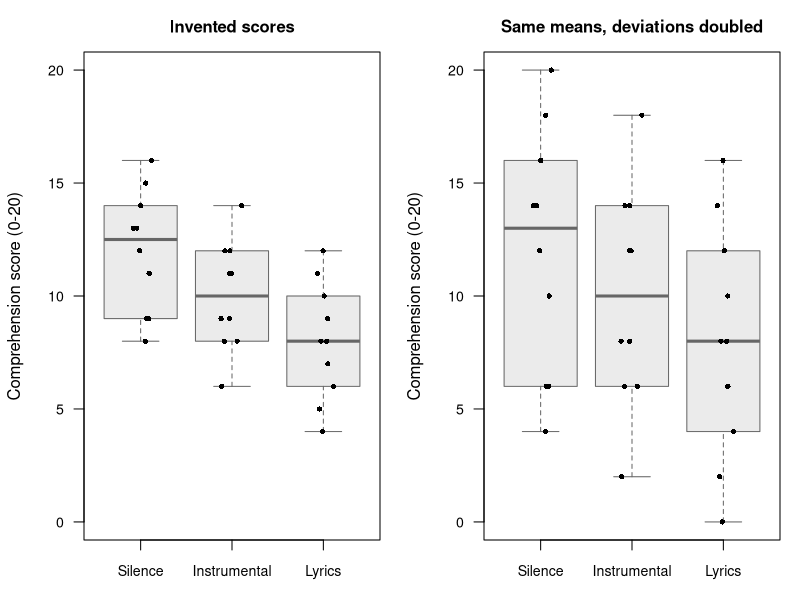
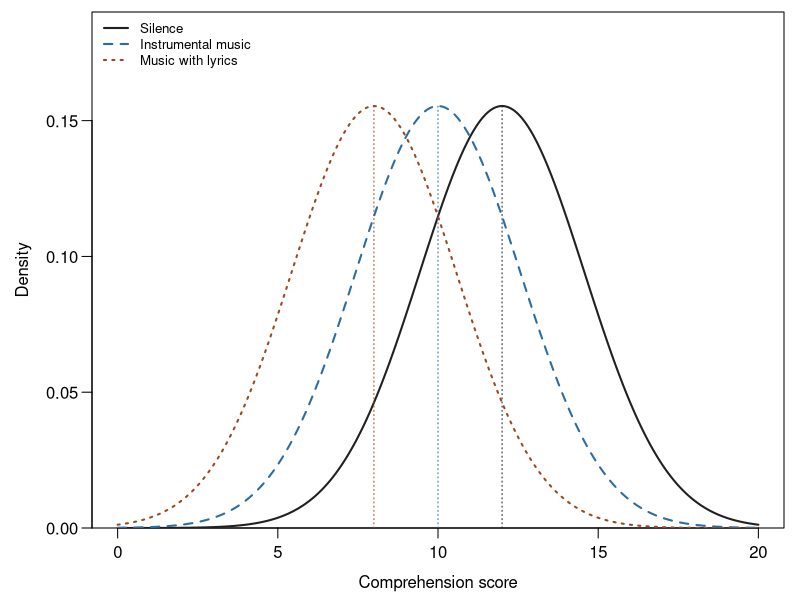
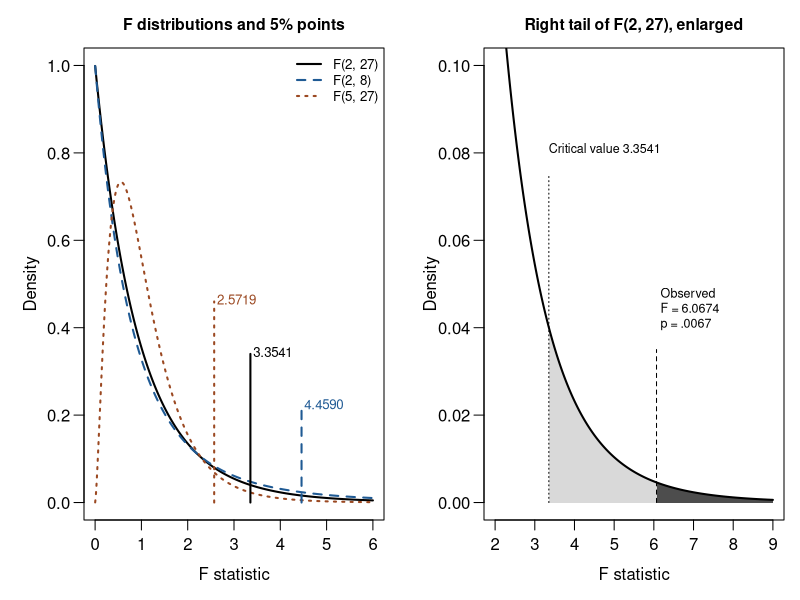
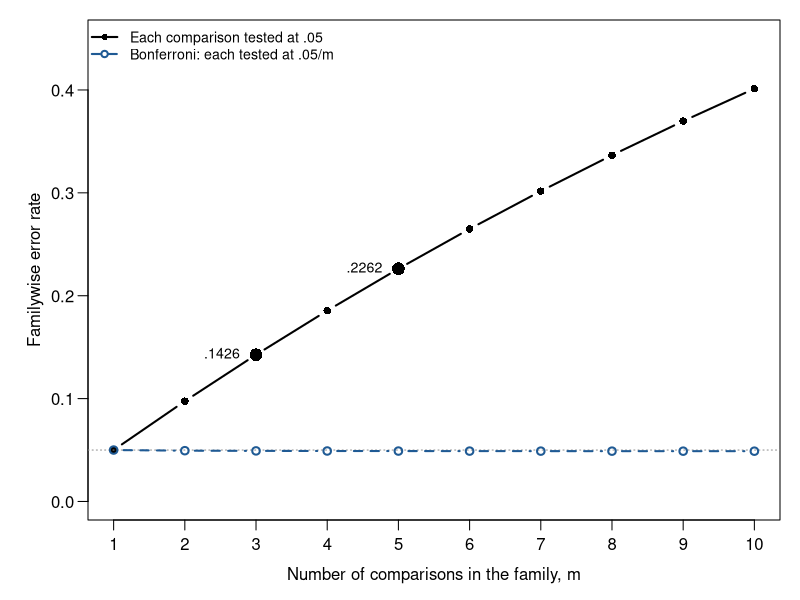
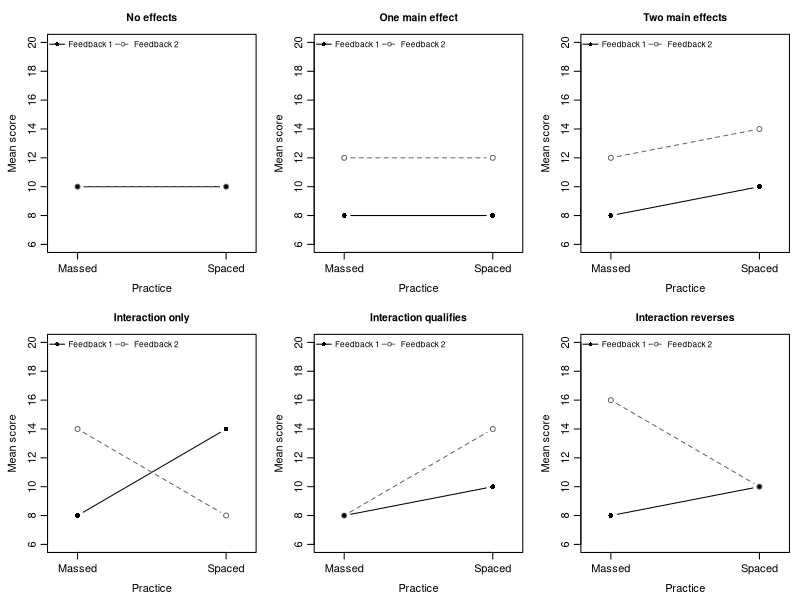
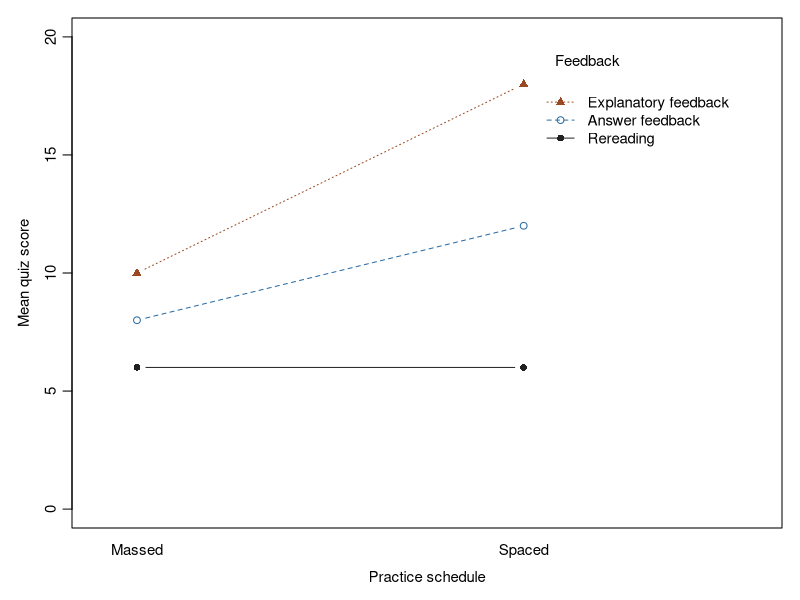
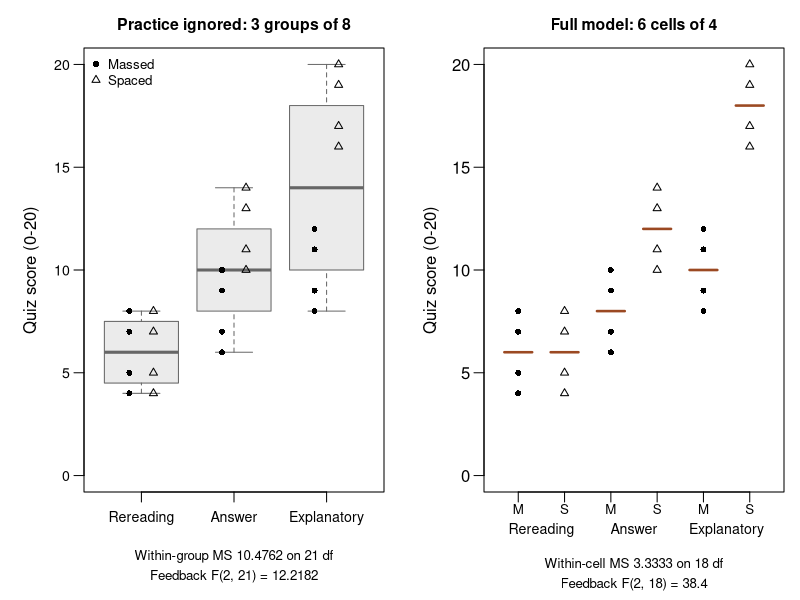
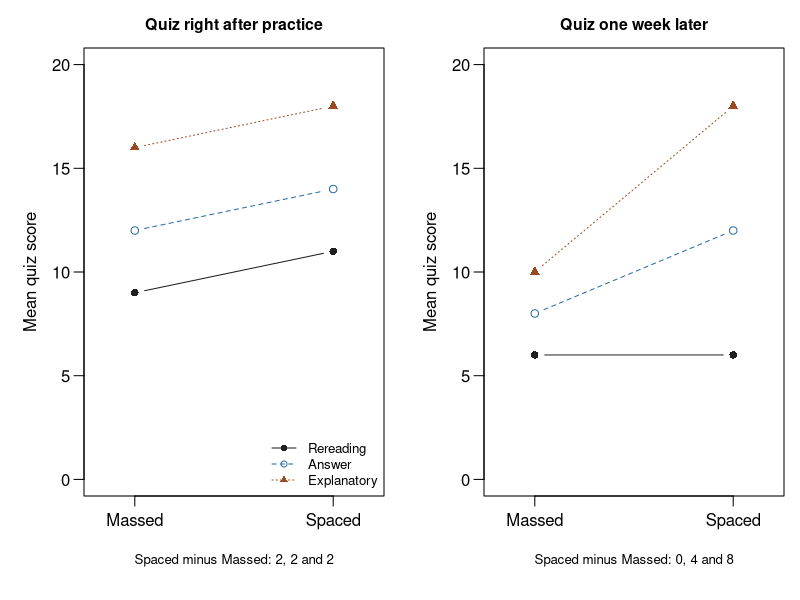

Recreate these plots in R, in order.
## ---- chunk 1
#| label: setup
#| include: false
knitr::opts_chunk$set(echo = FALSE, warning = FALSE, message = FALSE,
  fig.pos = "!ht", collapse = TRUE, comment = "#>")
if (knitr::is_latex_output()) knitr::opts_chunk$set(dev = "cairo_pdf")
# Display helper: round once to four decimals and drop trailing zeros;
# a vector shares the fewest decimals that show every member.
num4 <- function(x) format(round(x, 4), digits = 15, scientific = FALSE,
  trim = TRUE)
sound_levels <- c("Silence", "Instrumental music", "Music with lyrics")
sound_data <- data.frame(
  student = sprintf("S%02d", 1:30),
  sound = factor(rep(sound_levels, each = 10), levels = sound_levels),
  score = c(8, 9, 9, 11, 12, 13, 13, 14, 15, 16,
            6, 8, 8, 9, 9, 11, 11, 12, 12, 14,
            4, 5, 6, 7, 8, 8, 9, 10, 11, 12))
one_way <- aov(score ~ sound, data = sound_data)
feedback_data <- data.frame(
  student = 1:24,
  feedback = factor(rep(c("Rereading", "Answer feedback",
    "Explanatory feedback"), each = 8),
    levels = c("Rereading", "Answer feedback", "Explanatory feedback")),
  practice = factor(rep(rep(c("Massed", "Spaced"), each = 4), 3),
    levels = c("Massed", "Spaced")),
  score = c(4, 5, 7, 8, 4, 5, 7, 8,
    6, 7, 9, 10, 10, 11, 13, 14,
    8, 9, 11, 12, 16, 17, 19, 20))
full_fit <- aov(score ~ feedback * practice, data = feedback_data)
# The three-way study of Section 4.7: the 24 students above, quizzed one
# week after practice, and 24 more quizzed right after practice, whose
# cells lie at their means minus 2, minus 1, plus 1 and plus 2.
right_after_scores <- rep(c(9, 11, 12, 14, 16, 18), each = 4) +
  rep(c(-2, -1, 1, 2), 6)
timing_data <- rbind(
  data.frame(feedback_data, timing = "One week later"),
  data.frame(student = 25:48, feedback = feedback_data$feedback,
    practice = feedback_data$practice, score = right_after_scores,
    timing = "Right after practice"))
timing_data$timing <- factor(timing_data$timing,
  levels = c("Right after practice", "One week later"))
three_fit <- aov(score ~ feedback * practice * timing, data = timing_data)
## ---- chunk 2
#| label: ch04-oneway-check
#| include: false
# Stops the render if a printed one-way anchor no longer matches its data.
f4 <- function(x) sprintf("%.4f", x)
one_way_table <- anova(one_way)
welch_check <- oneway.test(score ~ sound, data = sound_data,
  var.equal = FALSE)
tukey_check <- TukeyHSD(one_way, which = "sound")$sound
two_groups <- droplevels(subset(sound_data, sound != "Instrumental music"))
t_two <- t.test(score ~ sound, data = two_groups, var.equal = TRUE)
group_mean <- ave(sound_data$score, sound_data$sound)
doubled_check <- anova(aov(score ~ sound, data = transform(sound_data,
  score = group_mean + 2 * (score - group_mean))))
stopifnot(
  f4(tapply(sound_data$score, sound_data$sound, sd)) ==
    c("2.7080", "2.4037", "2.5820"),
  f4(one_way_table$`F value`[1]) == "6.0674",
  f4(one_way_table$`Pr(>F)`[1]) == "0.0067",
  f4(one_way_table$`Mean Sq`[2]) == "6.5926",
  f4(c(welch_check$statistic, welch_check$parameter[2],
    welch_check$p.value)) == c("5.5144", "17.9561", "0.0136"),
  f4(tukey_check[, "lwr"]) == c("-4.8470", "-6.8470", "-4.8470"),
  f4(tukey_check[, "upr"]) == c("0.8470", "-1.1530", "0.8470"),
  f4(tukey_check[, "p adj"]) == c("0.2085", "0.0047", "0.2085"),
  f4(c(t_two$statistic, t_two$p.value)) == c("3.3806", "0.0033"),
  f4(c(doubled_check$`F value`[1], doubled_check$`Pr(>F)`[1])) ==
    c("1.5169", "0.2375"))
# Anchors of the what-moves-F table, the F-reference figure, the
# familywise figure, the printed family critical values and the
# practice-ignored display.
gm <- ave(sound_data$score, sound_data$sound)
halved <- transform(sound_data, score = score - (gm - 10) / 2)
halved_tab <- anova(aov(score ~ sound, data = halved))
v <- tapply(sound_data$score, sound_data$sound, var)
F_twenty <- (20 * 8 / 2) / (19 * sum(v) / 57)
critical <- c(qt(.975, 27), qt(1 - .05 / 4, 27), sqrt(2 * qf(.95, 2, 27)))
F_crit <- c(qf(.95, 2, 27), qf(.95, 2, 8), qf(.95, 5, 27))
m <- 1:10
se_pair <- sqrt(178 / 27 * (1 / 10 + 1 / 10))
ignore_tab <- anova(aov(score ~ feedback, data = feedback_data))
stopifnot(
  f4(c(halved_tab$`Mean Sq`[1], halved_tab$`F value`[1],
    halved_tab$`Pr(>F)`[1])) == c("10.0000", "1.5169", "0.2375"),
  f4(c(F_twenty, 160 / (160 + 19 * sum(v)))) == c("12.1348", "0.2986"),
  pf(F_twenty, 2, 57, lower.tail = FALSE) < .0001,
  f4(critical) == c("2.0518", "2.3734", "2.5900"),
  f4(c(-2, -4) - critical[2] * se_pair) == c("-4.7253", "-6.7253"),
  f4(c(-2, -4) + critical[2] * se_pair) == c("0.7253", "-1.2747"),
  f4(F_crit) == c("3.3541", "4.4590", "2.5719"),
  f4(1 - (1 - .05)^c(3, 5)) == c("0.1426", "0.2262"),
  all(1 - (1 - .05 / m)^m <= .05 + 1e-12),
  f4(c(ignore_tab$`Mean Sq`[2], ignore_tab$`F value`[1],
    ignore_tab$`Pr(>F)`[1])) == c("10.4762", "12.2182", "0.0003"),
  f4(tapply(feedback_data$score, feedback_data$feedback, sd)) ==
    c("1.6903", "2.7255", "4.5981"),
  f4(258 / 29) == "8.8966")
# Anchors of Sections 2.1, 2.3, 4.5 and 4.7: the pairwise-test rate, the
# model figure's SD, the declared contrast's interval, the three-way
# cell means and the entries of the side-by-side table.
three_tab <- anova(three_fit)
two_tab <- anova(full_fit)
se_dd <- sqrt(60 / 18 * (1 / 4 + 1 / 4 + 1 / 4 + 1 / 4))
se_simple <- sqrt(60 / 18 * (1 / 4 + 1 / 4))
t18 <- qt(.975, 18)
stopifnot(
  f4(1 - ptukey(qt(.975, 27) * sqrt(2), 3, 27)) == "0.1193",
  f4(sqrt(178 / 27)) == "2.5676",
  f4(c(se_dd, t18, 4 - t18 * se_dd, 4 + t18 * se_dd)) ==
    c("1.8257", "2.1009", "0.1643", "7.8357"),
  f4(c(4 - t18 * se_simple, 4 + t18 * se_simple)) ==
    c("1.2877", "6.7123"),
  identical(as.vector(with(timing_data,
    tapply(score, list(feedback, practice, timing), mean))),
    c(9, 12, 16, 11, 14, 18, 6, 8, 10, 6, 12, 18)),
  f4(tapply(timing_data$score, timing_data$timing, mean)) ==
    c("13.3333", "10.0000"),
  isTRUE(all.equal(two_tab$`Sum Sq`, c(256, 96, 64, 60))),
  two_tab$Df == c(2, 1, 2, 18),
  f4(two_tab$`F value`[1:3]) == c("38.4000", "28.8000", "9.6000"),
  three_tab$Df == c(2, 1, 1, 2, 2, 1, 2, 36),
  f4(three_tab$`Sum Sq`) == c("450.6667", "108.0000", "133.3333",
    "32.0000", "2.6667", "12.0000", "32.0000", "120.0000"),
  f4(sum(three_tab$`Sum Sq`)) == "890.6667",
  f4(three_tab$`Mean Sq`) == c("225.3333", "108.0000", "133.3333",
    "16.0000", "1.3333", "12.0000", "16.0000", "3.3333"),
  f4(three_tab$`F value`[1:7]) == c("67.6000", "32.4000", "40.0000",
    "4.8000", "0.4000", "3.6000", "4.8000"),
  all(three_tab$`Pr(>F)`[1:3] < .0001),
  f4(three_tab$`Pr(>F)`[4:7]) == c("0.0142", "0.6733", "0.0658", "0.0142"))
# Anchors of tbl-ch04-multiway: the familywise rate at seven tests, the
# counts of rows, cells and error df, and the df of the four-way rows.
k <- 2:4
cells <- c(6, 12, 24)
four_df <- c(2, 1, 1, 1, 2, 2, 2, 1, 1, 1, 2, 2, 2, 1, 2)
stopifnot(
  f4(1 - (1 - .05)^7) == "0.3017",
  2^k - 1 == c(3, 7, 15),
  4 * cells - cells == c(18, 36, 72),
  sum(four_df) == 24 - 1, length(four_df) == 15,
  choose(12, 2) == 66)
## ---- chunk 3
#| label: fig-ch04-separation-spread
#| fig-cap: "The idea of ANOVA: the same group means with different within-group spread. Left: the thirty invented scores. Right: a constructed version in which every score's distance from its group mean is doubled, so the group means and counts are unchanged, although the medians that the boxes mark can shift. Boxes show each group's median and middle half; each point is a student, jittered sideways so that equal scores stay visible."
#| fig-alt: "Two panels of vertical boxplots with jittered points for Silence, Instrumental music and Music with lyrics, on a 0 to 20 score axis. In the left panel the invented scores span 4 to 16, with medians 12.5, 10 and 8. In the right panel every deviation from the group mean is doubled, so the scores span 0 to 20, the boxes are about twice as tall and the Silence median moves to 13, while the group means stay at 12, 10 and 8."
#| fig-width: 7
#| fig-height: 3.4
#| out-width: 100%
group_mean <- ave(sound_data$score, sound_data$sound)
doubled <- transform(sound_data,
  score = group_mean + 2 * (score - group_mean))
panel <- function(dat, title) {
  boxplot(score ~ sound, data = dat, ylim = c(0, 20), las = 1,
    names = c("Silence", "Instrumental", "Lyrics"),
    col = "grey92", border = "grey40", xlab = "", cex.axis = .85,
    ylab = "Comprehension score (0-20)", main = title)
  set.seed(12345)
  stripchart(score ~ sound, data = dat, vertical = TRUE,
    method = "jitter", jitter = .12, pch = 16, cex = .7,
    add = TRUE)
}
par(mfrow = c(1, 2), mar = c(3, 4.2, 2.6, 1), cex.main = 1)
panel(sound_data, "Invented scores")
panel(doubled, "Same means, deviations doubled")
par(mfrow = c(1, 1))
## ---- chunk 4
#| label: fig-ch04-model
#| fig-cap: "The one-way model for the background-sound study: the scores of each condition vary Normally around that condition's model mean, with one spread common to all three. The curves are drawn at the observed means 12, 10 and 8 with the common SD estimated by the square root of the within-group mean square, 2.5676."
#| fig-alt: "Three bell-shaped Normal curves of identical width on a comprehension-score axis from 0 to 20, centred at 8 for Music with lyrics, 10 for Instrumental music and 12 for Silence, each marked at its centre by a dotted line, with a legend naming the three conditions; the curves overlap widely."
#| fig-width: 7
#| fig-height: 2.3
#| out-width: 100%
sd_common <- sqrt(178 / 27)
centre <- c(12, 10, 8)
curve_col <- c("#202020", "#2B6CA3", "#9B4922")
xs <- seq(0, 20, length.out = 400)
par(mar = c(3.6, 4.6, .6, .8), mgp = c(2.2, .7, 0))
plot(NA, xlim = c(0, 20), ylim = c(0, .19), las = 1, yaxs = "i",
  xlab = "Comprehension score", ylab = "")
title(ylab = "Density", line = 3)
for (g in 1:3) {
  lines(xs, dnorm(xs, centre[g], sd_common), lwd = 2, lty = g,
    col = curve_col[g])
  segments(centre[g], 0, centre[g], dnorm(0, 0, sd_common),
    lty = 3, col = curve_col[g])
}
legend("topleft", c("Silence", "Instrumental music", "Music with lyrics"),
  lwd = 2, lty = 1:3, col = curve_col, bty = "n", cex = .8)
## ---- chunk 5
#| label: fig-ch04-f-reference
#| fig-cap: "F distributions and the one-way statistic. Left: three F distributions, each indexed by its numerator and denominator df; a vertical mark in each curve's colour and line type, labelled with its value, shows the point beyond which 5% of that distribution lies. Right: the right tail of F(2, 27), enlarged. The shaded areas together are the .05 beyond the critical value 3.3541; the dark area beyond the observed statistic 6.0674 is the p-value, .0067."
#| fig-alt: "Left panel, titled F distributions and 5% points: three right-skewed density curves over F values from 0 to 6. F(2, 27) and F(2, 8) both start near 1 at zero and decline almost together, F(2, 8) with a slightly heavier right tail; F(5, 27) rises from zero to a peak of about 0.73 near 0.6 and then declines. A labelled vertical mark in each curve's colour and line type stands at its 5% point: 2.5719 for F(5, 27), 3.3541 for F(2, 27) and 4.4590 for F(2, 8), so the heavier tail of F(2, 8) shows as a mark further to the right. Right panel: the F(2, 27) density from 2 to 9 on a vertical scale enlarged to 0.10. A dotted line marks the critical value 3.3541 and the area to its right is shaded light grey; a dashed line marks the observed F = 6.0674, and the dark area to its right is labelled p = .0067."
#| fig-width: 7
#| fig-height: 3.3
#| out-width: 100%
F_obs <- summary(one_way)[[1]][1, "F value"]
F_crit <- qf(.95, 2, 27)
df_pairs <- list(c(2, 27), c(2, 8), c(5, 27))
curve_col <- c("black", "#1F5A94", "#9B4922")
crit <- sapply(df_pairs, function(d) qf(.95, d[1], d[2]))
mark_top <- c(.34, .22, .46)
par(mfrow = c(1, 2), mar = c(4, 4.2, 2.4, .8), cex.main = .95)
xx <- seq(.001, 6, length.out = 600)
plot(NA, xlim = c(0, 6), ylim = c(0, 1), las = 1, xlab = "F statistic",
  ylab = "Density", main = "F distributions and 5% points")
for (k in 1:3) lines(xx, df(xx, df_pairs[[k]][1], df_pairs[[k]][2]),
  lwd = 2, lty = k, col = curve_col[k])
segments(crit, 0, crit, mark_top, lwd = 2, lty = 1:3, col = curve_col)
text(crit + .06, mark_top, num4(crit), adj = c(0, .3),
  col = curve_col, cex = .8)
legend("topright", lwd = 2, lty = 1:3, col = curve_col, bty = "n",
  cex = .8, sprintf("F(%d, %d)", sapply(df_pairs, `[`, 1),
    sapply(df_pairs, `[`, 2)))
xt <- seq(2, 9, length.out = 400)
plot(xt, df(xt, 2, 27), type = "n", ylim = c(0, .1), las = 1,
  xlab = "F statistic", ylab = "Density",
  main = "Right tail of F(2, 27), enlarged")
t1 <- seq(F_crit, 9, length.out = 200)
polygon(c(F_crit, t1, 9), c(0, df(t1, 2, 27), 0), col = "grey85",
  border = NA)
t2 <- seq(F_obs, 9, length.out = 200)
polygon(c(F_obs, t2, 9), c(0, df(t2, 2, 27), 0), col = "grey30",
  border = NA)
lines(xt, df(xt, 2, 27), lwd = 2)
segments(c(F_crit, F_obs), 0, c(F_crit, F_obs), c(.075, .035),
  lty = c(3, 2))
text(F_crit, .08, paste("Critical value", num4(F_crit)), adj = c(0, 0),
  cex = .75)
text(F_obs + .1, .04, sprintf("Observed\nF = %s\np = .0067", num4(F_obs)),
  adj = c(0, 0), cex = .75)
par(mfrow = c(1, 1))
## ---- chunk 6
#| label: fig-ch04-familywise
#| fig-cap: "The familywise error rate for m hypothetical independent comparisons whose null hypotheses are all true, each tested at .05 (upper line) or at Bonferroni's .05/m (lower line)."
#| fig-alt: "Two lines over the number of comparisons m, from 1 to 10. The upper line, each comparison tested at .05, rises from .05 at m = 1 through .0975 and .1426, marked at m = 3, and .1855 and .2262, marked at m = 5, to .4013 at m = 10. The lower line, Bonferroni's allocation of .05/m to each comparison, stays just below a dotted reference line at .05 for every m."
#| fig-width: 7
#| fig-height: 2.5
#| out-width: 100%
m <- 1:10
each <- 1 - (1 - .05)^m
bonferroni <- 1 - (1 - .05 / m)^m
par(mar = c(4, 4.4, 1, 1))
plot(m, each, type = "b", pch = 16, lwd = 2, ylim = c(0, .45), las = 1,
  xaxt = "n", xlab = "Number of comparisons in the family, m",
  ylab = "Familywise error rate")
axis(1, at = m)
abline(h = .05, col = "grey55", lty = 3)
lines(m, bonferroni, type = "b", pch = 1, lwd = 2, lty = 2,
  col = "#1F5A94")
points(c(3, 5), each[c(3, 5)], pch = 16, cex = 1.7)
text(c(3, 5), each[c(3, 5)], sub("^0", "", num4(each[c(3, 5)])),
  pos = 2, offset = .8, cex = .85)
legend("topleft", c("Each comparison tested at .05",
  "Bonferroni: each tested at .05/m"),
  pch = c(16, 1), lty = 1:2, lwd = 2, col = c("black", "#1F5A94"),
  bty = "n", cex = .85)
## ---- chunk 7
#| label: fig-ch04-interaction-patterns
#| fig-cap: "Six useful schematic patterns of cell means, illustrating main effects and interactions. The two lines are two levels of a feedback factor; the drawings illustrate averages and changing differences, without significance claims."
#| fig-alt: "Six panels. No effects: Feedback 1 and Feedback 2 coincide as one flat line at 10. One main effect: two separated flat lines at 8 and 12. Two main effects: parallel rising lines. Interaction only: crossing lines with equal marginal means. Interaction qualifies: both lines rise from 8, Feedback 2 more steeply. Interaction reverses: Feedback 1 rises from 8 to 10 while Feedback 2 falls from 16 to 10."
#| fig-width: 7
#| fig-height: 3.9
#| out-width: 100%
patterns <- list(
  "No effects" = matrix(c(10, 10, 10, 10), 2, byrow = TRUE),
  "One main effect" = matrix(c(8, 8, 12, 12), 2, byrow = TRUE),
  "Two main effects" = matrix(c(8, 10, 12, 14), 2, byrow = TRUE),
  "Interaction only" = matrix(c(8, 14, 14, 8), 2, byrow = TRUE),
  "Interaction qualifies" = matrix(c(8, 10, 8, 14), 2, byrow = TRUE),
  "Interaction reverses" = matrix(c(8, 10, 16, 10), 2, byrow = TRUE))
par(mfrow = c(2, 3), mar = c(3.6, 3.6, 2.6, .8), mgp = c(2.2, .7, 0))
for (nm in names(patterns)) {
  matplot(1:2, t(patterns[[nm]]), type = "b", pch = c(16, 1),
    lty = c(1, 2), col = c("black", "grey40"),
    ylim = c(6, 20), xlim = c(.85, 2.15), xaxt = "n",
    xlab = "Practice", ylab = "Mean score", main = nm)
  axis(1, at = 1:2, labels = c("Massed", "Spaced"))
  legend("topleft", c("Feedback 1", "Feedback 2"), pch = c(16, 1),
    lty = c(1, 2), col = c("black", "grey40"), bty = "n",
    cex = .75, horiz = TRUE, x.intersp = .5)
}
par(mfrow = c(1, 1))
## ---- chunk 8
#| label: fig-ch04-cell-means
#| fig-cap: "Quiz cell means across practice schedules in the full 3 × 2 example. Each line joins means of different students; the schedule differences are 0, 4 and 8 points."
#| fig-alt: "Rereading stays at 6 from Massed to Spaced practice. Answer feedback rises from 8 to 12. Explanatory feedback rises from 10 to 18. The nonparallel lines show that the schedule comparison changes across feedback conditions."
#| fig-width: 7
#| fig-height: 3.1
#| out-width: 100%
par(mar = c(4, 4, 1, 1), cex = .9)
with(feedback_data,
  interaction.plot(practice, feedback, score, type = "b",
    pch = c(16, 1, 17), lty = 1:3,
    col = c("#202020", "#2B6CA3", "#9B4922"),
    xlab = "Practice schedule", ylab = "Mean quiz score",
    trace.label = "Feedback", ylim = c(0, 20)))
## ---- chunk 9
#| label: fig-ch04-ignore-practice
#| fig-cap: "The 24 feedback-by-practice scores analysed two ways. Left: practice is left out, so each feedback condition is one group of eight; filled circles mark Massed and triangles Spaced students. Right: the six cells of the full model, with a bar at each cell mean. Leaving practice out moves the practice and interaction variation into the within-group term."
#| fig-alt: "Two panels on a 0 to 20 quiz-score axis. Left: three boxplots of eight scores each. Rereading runs from 4 to 8, its Massed and Spaced scores identical; Answer feedback runs from 6 to 14; Explanatory feedback runs from 8 to 20, its Massed scores 8 to 12 and Spaced scores 16 to 20 forming two clusters. Beneath it: within-group MS 10.4762 on 21 df, feedback F(2, 21) = 12.2182. Right: the same scores in six cells of four, each spanning four points around its cell mean: 6 and 6 for Rereading, 8 and 12 for Answer feedback, 10 and 18 for Explanatory feedback, Massed then Spaced. Beneath it: within-cell MS 3.3333 on 18 df, feedback F(2, 18) = 38.4."
#| fig-width: 7
#| fig-height: 3.9
#| out-width: 100%
short <- c("Rereading", "Answer", "Explanatory")
symbol <- ifelse(feedback_data$practice == "Massed", 16, 2)
par(mfrow = c(1, 2), mar = c(5.4, 4.2, 2.4, .8), cex.main = .95)
boxplot(score ~ feedback, data = feedback_data, ylim = c(0, 20), las = 1,
  names = short, col = "grey92", border = "grey40", cex.axis = .85,
  xlab = "", ylab = "Quiz score (0-20)",
  main = "Practice ignored: 3 groups of 8")
points(as.integer(feedback_data$feedback) +
    ifelse(feedback_data$practice == "Massed", -.13, .13),
  feedback_data$score, pch = symbol, cex = .8)
legend("topleft", c("Massed", "Spaced"), pch = c(16, 2), bty = "n",
  cex = .8)
mtext("Within-group MS 10.4762 on 21 df", side = 1, line = 2.6, cex = .8)
mtext("Feedback F(2, 21) = 12.2182", side = 1, line = 3.6, cex = .8)
cell <- interaction(feedback_data$practice, feedback_data$feedback)
cell_mean <- tapply(feedback_data$score, cell, mean)
plot(as.integer(cell), feedback_data$score, pch = symbol, cex = .8,
  xlim = c(.5, 6.5), ylim = c(0, 20), xaxt = "n", las = 1, xlab = "",
  ylab = "Quiz score (0-20)", main = "Full model: 6 cells of 4")
segments(1:6 - .3, cell_mean, 1:6 + .3, cell_mean, lwd = 2.5,
  col = "#9B4922")
axis(1, at = 1:6, labels = rep(c("M", "S"), 3), cex.axis = .8, padj = -.8)
axis(1, at = c(1.5, 3.5, 5.5), labels = short, tick = FALSE, line = .6,
  cex.axis = .85)
mtext("Within-cell MS 3.3333 on 18 df", side = 1, line = 3, cex = .8)
mtext("Feedback F(2, 18) = 38.4", side = 1, line = 4, cex = .8)
## ---- chunk 10
#| label: fig-ch04-three-way
#| fig-cap: "Cell means of the three-way study. Each panel is the feedback-by-practice plot for one quiz timing, with each line joining means of different students. Right after practice the lines are parallel, so Answer's schedule difference minus Rereading's is 0; one week later they fan out, and the same difference of differences is 4. That change across timing is a three-way interaction."
#| fig-alt: "Two panels of cell means on a 0 to 20 quiz-score axis, with practice schedule on the horizontal axis and one line per feedback condition. Left panel, quiz right after practice: Rereading rises from 9 to 11, Answer feedback from 12 to 14 and Explanatory feedback from 16 to 18, three parallel lines; beneath it, Spaced minus Massed: 2, 2 and 2. Right panel, quiz one week later: Rereading stays at 6, Answer feedback rises from 8 to 12 and Explanatory feedback from 10 to 18, so the lines fan out; beneath it, Spaced minus Massed: 0, 4 and 8."
#| fig-width: 7
#| fig-height: 3.2
#| out-width: 100%
line_col <- c("#202020", "#2B6CA3", "#9B4922")
note <- c("Spaced minus Massed: 2, 2 and 2",
  "Spaced minus Massed: 0, 4 and 8")
par(mfrow = c(1, 2), mar = c(5.2, 4.2, 2.4, .8), cex.main = .95)
for (p in 1:2) {
  half <- timing_data[timing_data$timing == levels(timing_data$timing)[p], ]
  means <- with(half, tapply(score, list(feedback, practice), mean))
  matplot(1:2, t(means), type = "b", pch = c(16, 1, 17),
    lty = 1:3, col = line_col, ylim = c(0, 20), xlim = c(.8, 2.2),
    xaxt = "n", las = 1, xlab = "", ylab = "Mean quiz score",
    main = paste("Quiz", tolower(levels(timing_data$timing)[p])))
  axis(1, at = 1:2, labels = c("Massed", "Spaced"))
  mtext(note[p], side = 1, line = 2.6, cex = .8)
  if (p == 1) legend("bottomright", c("Rereading", "Answer", "Explanatory"),
    pch = c(16, 1, 17), lty = 1:3, col = line_col, bty = "n", cex = .8)
}
par(mfrow = c(1, 1))
## ---- chunk 11
#| label: fig-ch04-residuals
#| fig-cap: "Residuals of the one-way fit to the background-sound scores. Left: each student's residual, the score minus the group mean, by condition, jittered sideways so that equal values stay visible. Right: the thirty residuals against Normal quantiles, with a reference line."
#| fig-alt: "Left panel: three vertical strips of ten points, for Silence, Instrumental music and Music with lyrics, each spread from -4 to 4 around a dashed line at zero, with similar spread in every group. Right panel: a Normal quantile plot of the thirty residuals; the points rise in whole-number steps and follow a dashed reference line, the residuals of -4 and of 4 at the two ends sitting flatter than the line, and no point is far from it."
#| fig-width: 7
#| fig-height: 3.3
#| out-width: 100%
res <- residuals(one_way)
par(mfrow = c(1, 2), mar = c(4, 4.2, 2.2, .8), cex.main = .95)
set.seed(12345)
stripchart(res ~ sound_data$sound, vertical = TRUE, method = "jitter",
  jitter = .12, pch = 16, cex = .8, las = 1, cex.axis = .85,
  group.names = c("Silence", "Instrumental", "Lyrics"),
  ylab = "Residual (score minus group mean)",
  main = "Residuals by condition")
abline(h = 0, lty = 2)
qqnorm(res, pch = 16, cex = .8, las = 1, main = "Normal quantile plot",
  xlab = "Normal quantile", ylab = "Residual")
qqline(res, lty = 2)
par(mfrow = c(1, 1))
## ---- chunk 12
#| label: ch04-welch-sim
#| include: false
# Recomputes the rates printed in tbl-ch04-welch-consequence and stops the
# render if any printed value no longer matches.
simulate_design <- function(n, s, B = 50000) {
  set.seed(12345)
  J <- length(n); N <- sum(n)
  means <- vars <- matrix(NA, nrow = B, ncol = J)
  for (j in 1:J) {
    x <- matrix(rnorm(B * n[j], mean = 0, sd = s[j]), nrow = n[j])
    means[, j] <- colMeans(x)
    vars[, j] <- apply(x, 2, var)
  }
  grand <- drop(means %*% n) / N
  MS_B <- drop((means - grand)^2 %*% n) / (J - 1)
  MS_W <- drop(vars %*% (n - 1)) / (N - J)
  w <- sweep(1 / vars, 2, n, "*")
  W <- rowSums(w)
  weighted_mean <- rowSums(w * means) / W
  S <- drop((1 - w / W)^2 %*% (1 / (n - 1)))
  F_welch <- rowSums(w * (means - weighted_mean)^2) / (J - 1) /
    (1 + 2 * (J - 2) / (J^2 - 1) * S)
  nu <- (J^2 - 1) / (3 * S)
  c(classical = mean(MS_B / MS_W > qf(.95, df1 = J - 1, df2 = N - J)),
    welch = mean(F_welch > qf(.95, df1 = J - 1, df2 = nu)))
}
welch_rates <- rbind(simulate_design(c(10, 20, 40), c(8, 4, 4)),
  simulate_design(c(10, 20, 40), c(4, 4, 8)),
  simulate_design(c(20, 20, 20), c(8, 4, 4)))
stopifnot(sprintf("%.4f", welch_rates) ==
  c("0.1572", "0.0126", "0.0610", "0.0511", "0.0499", "0.0502"),
  sprintf("%.4f", 1504 / 67) == "22.4478",
  sprintf("%.4f", 1504 / 67 / 10) == "2.2448")
